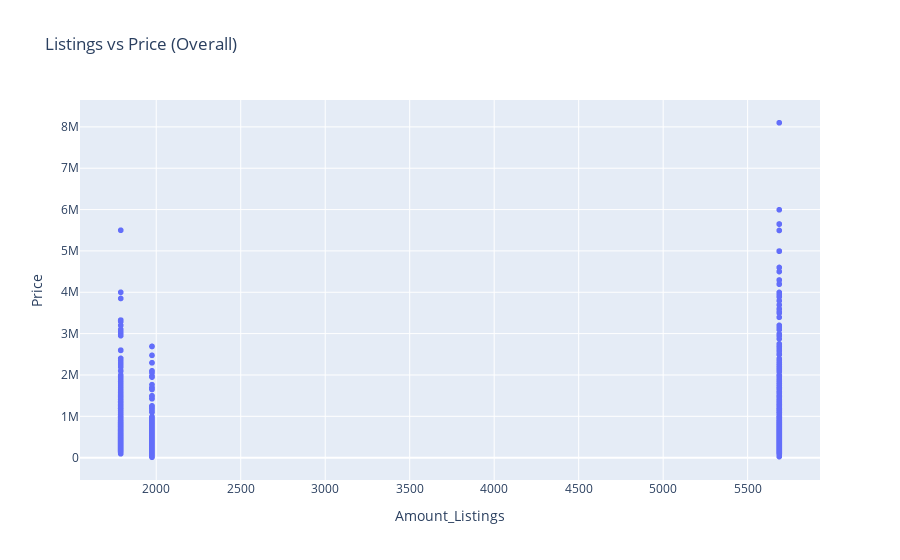
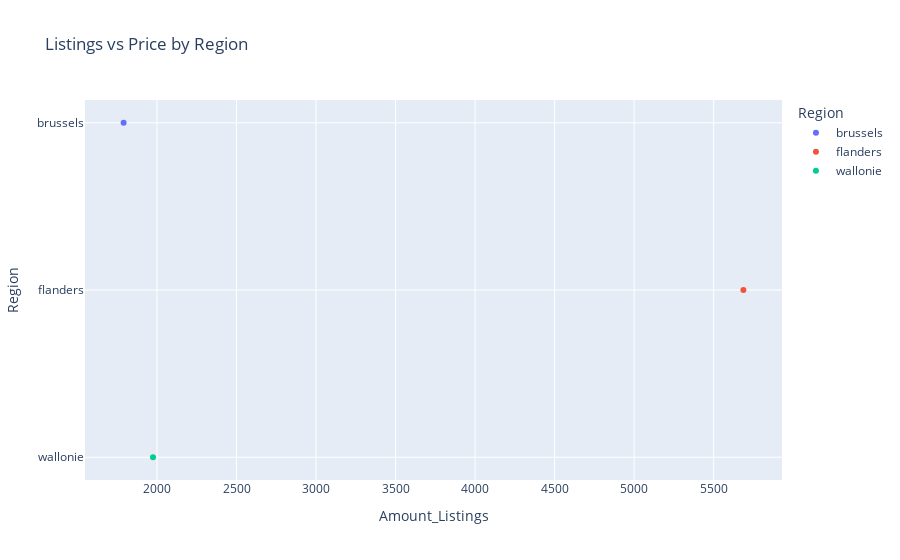

The cell these charts' notebook holds for them, in order:
### Code cell
# Calculate the amount of listings for the DataFrame
df['Amount_Listings'] = df.groupby('Region')['Price'].transform('count')

# Scatter plot for amount of listings vs price in the DataFrame
fig1 = px.scatter(df, x='Amount_Listings', y='Price', title='Listings vs Price (Overall)')

# Calculate the amount of listings for each region
region_listings = df.groupby('Region')['Price'].count().reset_index()
region_listings.columns = ['Region', 'Amount_Listings']

# Scatter plot for amount of listings vs price for each region
fig2 = px.scatter(region_listings, x='Amount_Listings', y='Region', color='Region', title='Listings vs Price by Region')

# Display the plots
fig1.show()
fig2.show()

### Figure 1 — Plotly figure (JSON) as saved in the notebook; plotly's stock layout.template omitted (floating-point values rounded to 4 significant figures; data arrays with more than 128 entries replaced by an {"elided": "..."} marker saying what was removed)
{"data": [{"hovertemplate": "Amount_Listings=%{x}<br>Price=%{y}<extra></extra>", "legendgroup": "", "marker": {"color": "#636efa", "symbol": "circle"}, "mode": "markers", "name": "", "showlegend": false, "type": "scattergl", "x": {"elided": "9452 int values"}, "xaxis": "x", "y": {"elided": "9452 int values"}, "yaxis": "y"}], "layout": {"legend": {"tracegroupgap": 0}, "title": {"text": "Listings vs Price (Overall)"}, "xaxis": {"anchor": "y", "domain": [0, 1], "title": {"text": "Amount_Listings"}}, "yaxis": {"anchor": "x", "domain": [0, 1], "title": {"text": "Price"}}}}

### Figure 2 — Plotly figure (JSON) as saved in the notebook; plotly's stock layout.template omitted (floating-point values rounded to 4 significant figures)
{"data": [{"hovertemplate": "Region=%{y}<br>Amount_Listings=%{x}<extra></extra>", "legendgroup": "brussels", "marker": {"color": "#636efa", "symbol": "circle"}, "mode": "markers", "name": "brussels", "orientation": "h", "showlegend": true, "type": "scatter", "x": [1790], "xaxis": "x", "y": ["brussels"], "yaxis": "y"}, {"hovertemplate": "Region=%{y}<br>Amount_Listings=%{x}<extra></extra>", "legendgroup": "flanders", "marker": {"color": "#EF553B", "symbol": "circle"}, "mode": "markers", "name": "flanders", "orientation": "h", "showlegend": true, "type": "scatter", "x": [5687], "xaxis": "x", "y": ["flanders"], "yaxis": "y"}, {"hovertemplate": "Region=%{y}<br>Amount_Listings=%{x}<extra></extra>", "legendgroup": "wallonie", "marker": {"color": "#00cc96", "symbol": "circle"}, "mode": "markers", "name": "wallonie", "orientation": "h", "showlegend": true, "type": "scatter", "x": [1975], "xaxis": "x", "y": ["wallonie"], "yaxis": "y"}], "layout": {"legend": {"title": {"text": "Region"}, "tracegroupgap": 0}, "title": {"text": "Listings vs Price by Region"}, "xaxis": {"anchor": "y", "domain": [0, 1], "title": {"text": "Amount_Listings"}}, "yaxis": {"anchor": "x", "categoryarray": ["wallonie", "flanders", "brussels"], "categoryorder": "array", "domain": [0, 1], "title": {"text": "Region"}}}}
